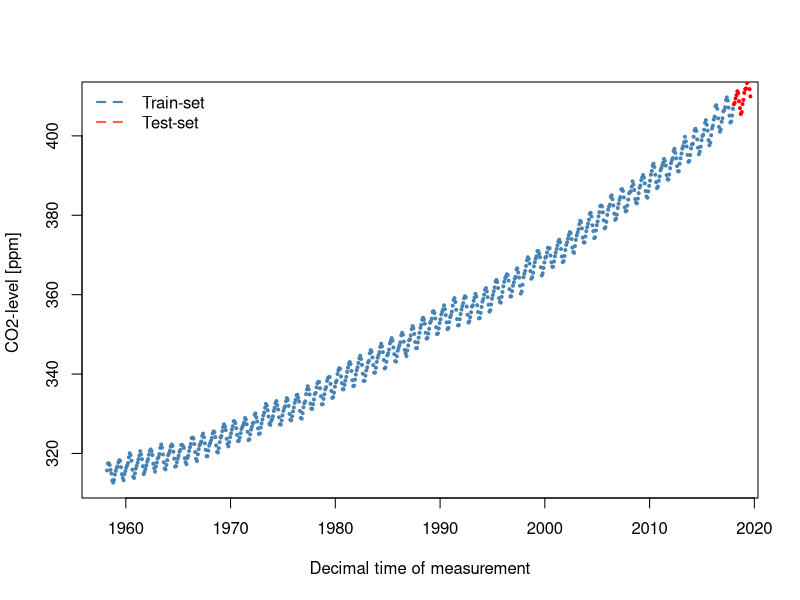
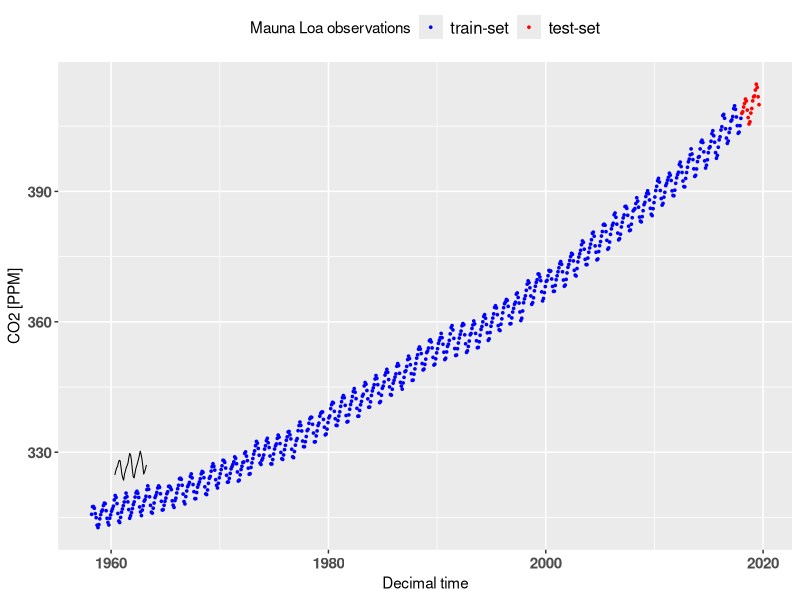
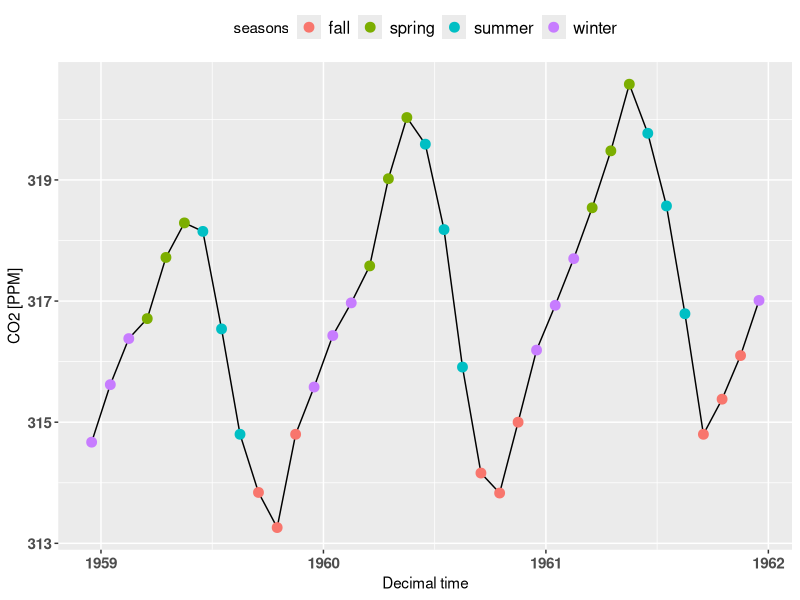
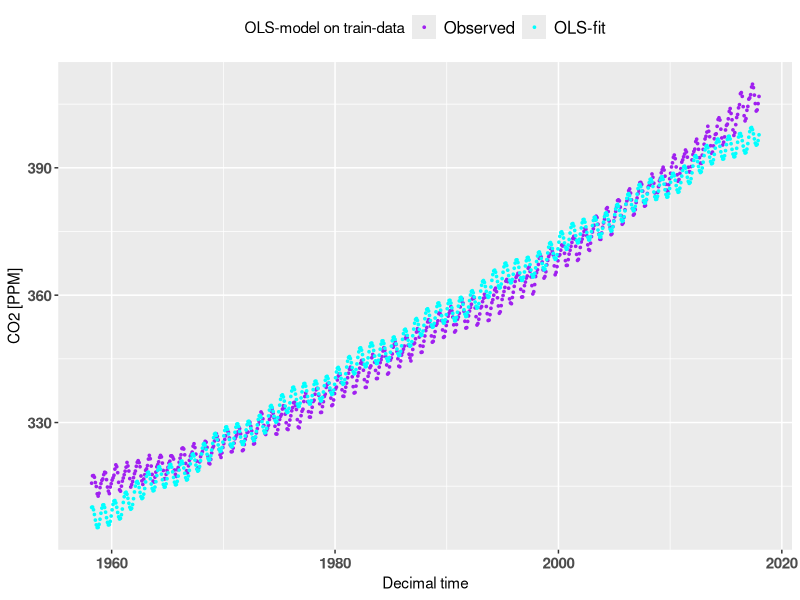
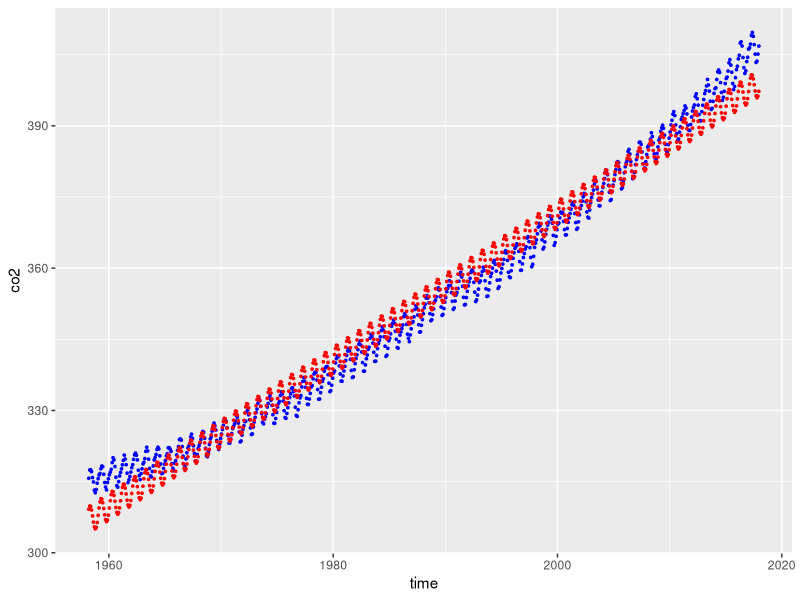
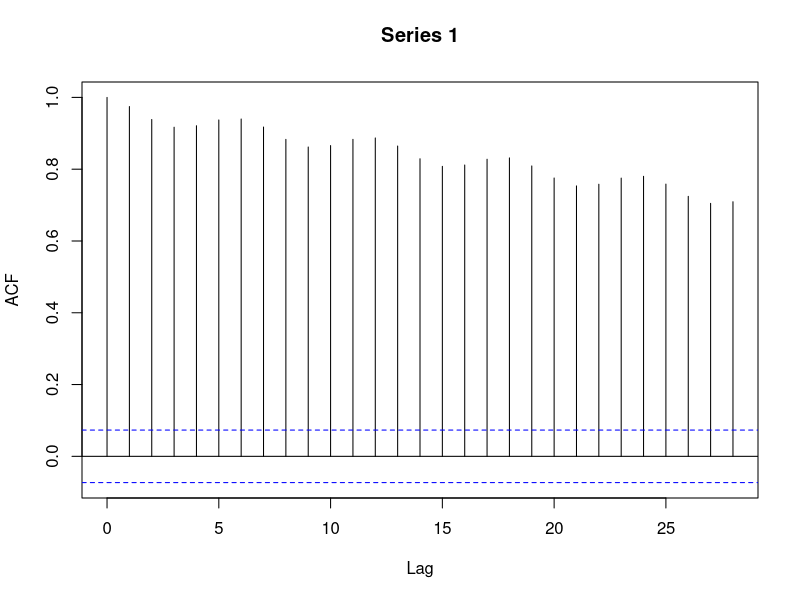
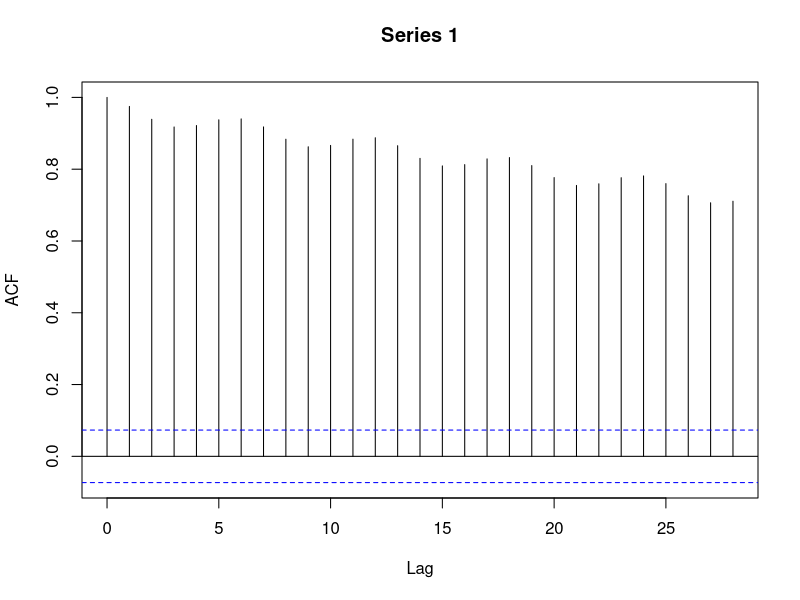
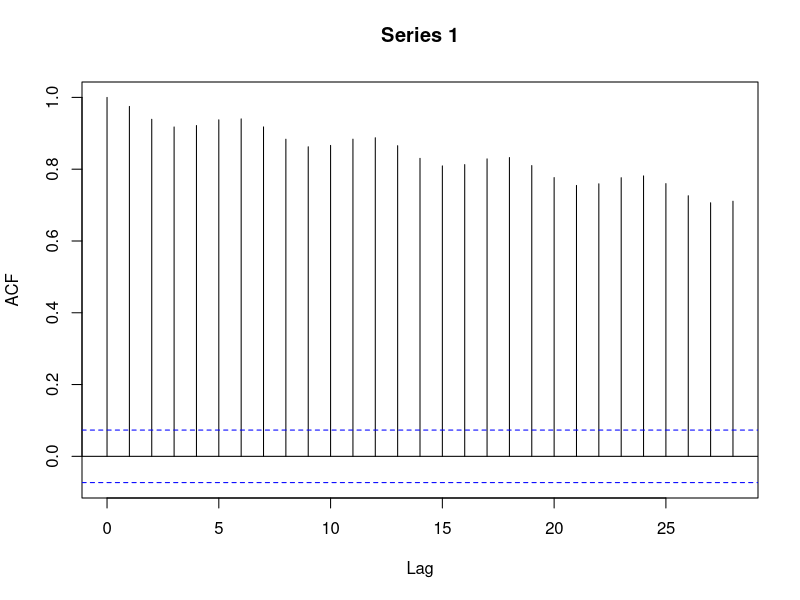

Reproduce these figures in R, in order.
#data-prep
data = read.table("A1_co2.txt",sep=" ",head=TRUE)
N_obs_te = 20
N_obs_tr = nrow(data) - N_obs_te #slice-to index for train-set
train <- data[0:N_obs_tr, ] #collect train dataframe
test <- data[(nrow(data)-19):(nrow(data)), ] #collect test dataframe. stupid non-zero-indexed slicing

#exercise 1: plot
plot(train$co2 ~train$time,col="steelblue",pch=20,cex=0.6,xlab="Decimal time of measurement",ylab="CO2-level [ppm] ") #makes plot-object and adds points
points(test$co2 ~test$time,col="red",pch=20,cex=0.6) #adds points onto existing plot-object
legend("topleft",c("Train-set","Test-set"),col=c("steelblue","tomato"),lty=2,bty='n',lwd=2)

library(tidyverse)
#redo exc 1 plot. Need to figure out how to add two data-sources
theme_update(legend.position='top') 

ggplot() + 
  geom_point(data=train,mapping=aes(color="train-set",x=time, y=co2),size=0.6,shape=19) + 
  geom_point(data=test,mapping=aes(color="test-set",x=time, y=co2),size=0.6,shape=19) +
  scale_color_manual(name="Mauna Loa observations", 
                     breaks = c("train-set","test-set"),
                     values=c('train-set'="blue","test-set"="red")) + 
  xlab("Decimal time") + 
  ylab("CO2 [PPM]") + 
  theme(legend.text=element_text(size=12)) + 
  theme(axis.text = element_text(face="bold",size=11))

  


three_year_sample = data[11:47-1, ]
lines(three_year_sample$co2~three_year_sample$time)
seasons = c("winter","spring","summer","fall") #make for seasons
seasons = rep(seasons,each=3)
seasons = rep(seasons,times=c(3))
seasons = c(seasons,"winter")
#seasons = cbind(seasons,c(1))
print(seasons)
print(nrow(three_year_sample))
print(length(seasons))
seasonal_coded = cbind(three_year_sample,seasons) #cat season class
#still has todo
ggplot(data=three_year_sample) + 
  geom_line(mapping=aes(x=time, y=co2),linestyle="dashed") + 
  geom_point(mapping=aes(x=time, y=co2,color=seasons),size=3,shape=19) + 
  xlab("Decimal time") + 
  ylab("CO2 [PPM]") + 
  theme(legend.text=element_text(size=12)) + 
  theme(axis.text = element_text(face="bold",size=11))
#we notice a underlying seasonal trend within the range of a year and an underlying systematic increase, possibly linear. Plotting a period of two three years, we notice that CO2-levels tend to rise after the middle of fall-periods and decrease after the end of spring. Thus, there seems to be a systematic oscillation with period 1 year. Thus, we expect to need some sort of seasonal model with an underlying added monthly term of increase

#Question 1.2. We construct a new X-matrix based on the model-formulation
p = 1 #period of oscillation. I dont understand if this is a fit-parameter or we are supposed to "guess" it beforehand
omega = 2*pi/p
#create Vandermond
X = cbind(1,train$time,sin(omega*train$time),cos(omega*train$time)) #should probably be transpose
X_FULL = cbind(1,data$time,sin(omega*data$time),cos(omega*data$time))
X_TEST = cbind(1,test$time,sin(omega*test$time),cos(omega*test$time))
#solve OLS problem
X = cbind(1,train$time,sin(omega*train$time),cos(omega*train$time)) #construct design matrix
(OLS <- solve(t(X)%*%X)%*%t(X)%*%train$co2) #solve for OLS-estimate of theta
pred_vals = OLS[1]+OLS[2]*train$time+OLS[3]*sin(omega*train$time)+OLS[4]*cos(train$time)
#plot fitted values together with the data
ggplot(data=train) + 
  geom_point(mapping=aes(color="Observed",x=time, y=co2),size=0.6,shape=19) + 
  geom_point(mapping=aes(color="OLS-fit",x=time, y=pred_vals),size=0.6,shape=19) + 
  scale_color_manual(name="OLS-model on train-data", 
                     breaks = c("Observed","OLS-fit"),
                     values=c('Observed'="purple","OLS-fit"="cyan")) + 
  xlab("Decimal time") + 
  ylab("CO2 [PPM]") + 
  theme(legend.text=element_text(size=12)) + 
  theme(axis.text = element_text(face="bold",size=11))

#make OLS with lm to also get estimates of uncertainty of parameters
OLS_mlf = lm(train$co2 ~ train$time + sin(omega*train$time)+cos(omega*train$time))
summary(OLS_mlf)
confint(OLS_mlf,level=0.9) #gives CI for parameters. Hereby found 

y_pred = fitted(OLS_mlf)#extract fitted values as vector
ggplot(data=train) + geom_point(mapping=aes(x=time, y=co2),size=0.6,shape=19,color="blue") + geom_point(mapping=aes(x=time, y=y_pred),size=0.6,shape=19,color="red")# want: connect scatter-points and change axis labels
#still same - luckily 

#question 1.4: relaxation algorithm
construct_matrix <- function(N,rho){
  #Constructs square covariance matrix of form given in assignment. Every element is filled with 1,rho,rho^2,rho^3...rho^N
  holder_mat <- matrix(1,nrow=N,ncol=N)
  for (i in 1:N) {
    for (j in 1:N) {
      holder_mat[i,j] <- rho^(abs(j-i))
    }
  }
  holder_mat #implicit return of function
}

relaxation_algorithm <- function(X,y,num_iter,used_lag){
  N = length(y)
  Sigmay = diag(N)
  for (i in 1:num_iter){
    param_est = solve(t(X)%*%solve(Sigmay)%*%X)%*%(t(X)%*%solve(Sigmay)%*%y)
    #error is a constant term. Therefore we need no further advanced estimate of var/covar-structure <- yes we do, we need the sammenhæng between rho and variance/covariance
    err_t <- y - X%*%param_est #get residuals 
    #get lag 1 autocorrelation between residuals
    rho_est = acf(err_t)$acf[used_lag]
    print(c("rho_est: ",rho_est))
    Sigmay = construct_matrix(N,rho_est)
  }
  #uncertainty calculation - get variance of estimator
  #sigma_hat = t((y-X%*%param_est))%*%solve(Sigmay)%*%(y-X%*%param_est)/(N-length(param_est))
  #V_est = sigma_hat*solve(t(X)%*%solve(Sigmay)%*%X)
  #print(V_est)
  output = list(param_est,Sigmay,err_t) #implicit return
  output
}

auto_correlation_function <- function(vals,k){
  #calculates the k-lag autocorrelation function (ACF) manually 
  #probably a bit overkill, use ACF instead 
  holder_mat = matrix(1,nrow=length(vals),ncol=length(vals))
  dims = length(vals)
  t = k+1
  for (i in 1:dims){
    for (j in 1:dims){
      #holder_mat[i,j] = 
        #https://blog.quantinsti.com/autocorrelation-autocovariance/
    }
  }
}

out_list = relaxation_algorithm(X,train$co2,5,2) #3 seems to give best increase of performance in SSE compared to OLS
params_WLS = out_list[1][[1]]
Sigmay = out_list[2][[1]]
Sigmay_inv = solve(Sigmay)
t_err = out_list[3][[1]]

print(params_WLS)
#TODO need find uncertainty 
#using unbiased estimator of variance
sigma_hat_sq = (t(t_err)%*%Sigmay_inv%*%t_err)/(length(train$co2)-length(params_WLS))
v_hat = sigma_hat_sq[1]*solve(t(X)%*%Sigmay_inv%*%X) #probably diag is variance 

#construct model predictions for trainset and test-set 
WLS_preds = X_FULL%*%params_WLS
OLS_preds = X_FULL%*%OLS
ggplot(data=data) +
  geom_point(mapping=aes(x=time,y=co2),size=0.6,shape=19,color="blue") + 
  geom_point(mapping=aes(x=X_FULL[,2],y=WLS_preds),size=0.6,shape=19,color="green") + 
  geom_point(mapping=aes(x=X_FULL[,2], y=OLS_preds),size=0.6,shape=19,color="red") 

res_OLS = sum((data$co2-OLS_preds)^2)
res_WLS = sum((data$co2-WLS_preds)^2)
print(c("SSE OLS: ",res_OLS,"SSE WLS: ",res_WLS,"diff: ",res_OLS-res_WLS))
#generate train and test error: 
train_err_OLS = sum((train$co2-X%*%OLS)^2)
train_err_WLS = sum((train$co2-X%*%params_WLS)^2)
test_err_OLS = sum((test$co2-X_TEST%*%OLS)^2)
test_err_WLS = sum((test$co2-X_TEST%*%params_WLS)^2)
print(c("||| Train errors: ||| OLS: ",train_err_OLS," WLS: ",train_err_WLS))
print(c("||| Test errors: ||| OLS: ",test_err_OLS," WLS: ",test_err_WLS))

#thought: what happens if you do all of this instead on decimal time on numerated time-steps? 
# t_train = seq(1,length(train$time))
# t_test = seq(length(train$time)+1,length(data$time))
# t_full = seq(1,length(data$time))
# 
# #Trend model. Now p=12, as it needs to be relative to stepsize j 
# 
# construct_L = function(p,j){
#   #Function handle for constructing L analogous to Madsen eq. (3.86). Need update to include time-term, bad notation in book.
#   L = diag(3)*cos(2*pi/p)
#   L[1,1] = L[1,1]/cos(2*pi/p)
#   L[3,2] = -sin(2*pi/p)
#   L[2,3] = sin(2*pi/p)
#   L #implicit returnation
# }
# p = 12 
# t_train = seq(1,length(train$time))
# t_test = seq(1,length(test$time))
# t_full = seq(1,length(data$time))
# F0 = c(1,0,1)
# L = construct_L(p)
# 
# generate_f_vector <- function(L,f0,n){
#   holder_mat = matrix(0,nrow=3,ncol=n)
#   holder_mat[,1] = f0
#   for (i in 2:n){
#     res = L%*%f0
#     holder_mat[,i] = res
#     f0 = res
#     }
#   holder_mat #works but calculate F1 and F2 theoretical and check. Remember to use it reversed
# }
# 
# generate_sigma_matrix <- function(lambda,n){
#   #not usefull, as matrix becomes computationally singular
#   holder_mat = diag(n)
#   for (i in 1:n){
#     holder_mat[i,i] = 1/lambda^(n-i)
#   }
#   holder_mat #works but calculate F1 and F2 theoretical and check. Remember to use it reversed
# }
# 
# generate_lambda_vector <- function(lambdaV,n){
#   lambda = rep(1,n)
#   #should be filled using some sort of apply function but i dont have time
#   #thus stupid slow fill procedure
#   for (i in 1:n){
#     lambda[i] = 1/(lambdaV^(n-i))
#   }
#   lambda
# }
# 
# #check fn[,2], fn[,3] with maple: gives correct 
# F_mat = t(generate_f_vector(L,F0,length(t_train))) #f(j)
# #need reverse of F_mat: 
# X_lt = F_mat[nrow(F_mat):1,] #generate local trend design matrix
# lambda = 0.9
# Sigmay_lt = generate_sigma_matrix(lambda,length(t_train)) #is computationally singular. Use computing formula (3.100) instead
# #FN = t(X_lt)%*%solve(Sigmay_lt)%*%X_Lt #numerically unstable. Computational procedure instead
# #calculate sum by hand (could also be done more intelligently)
# seqsum = 0
# lambda_vec = generate_lambda_vector(lambda,length(t_train))
# 
# get_FN <- function(lambdaV,X_lt,N){
#   #takes X_lt as F which is in same format as book
#   #Function to produce FN = (t(XN)%*%XN)3.100)
#   seqsum = matrix(0,nrow=3,ncol=3)
#   for (j in 0:(N-1)){ #error subscript out of bounds at some point
#     prod = (lambdaV^j)*(X_lt[N-j, ]%*%t(X_lt[N-j, ]))
#     seqsum = seqsum + prod
#     if(j<2){
#       print(prod)
#       print(j)
#     }
#   }
#   seqsum
# }
# get_HN <- function(lambdaV,X_lt,Y,N){
#   seqsum = 0
#   for (j in 0:(N-1)){ #error subscript out of bounds at some point
#     prod = (lambdaV^j)*(X_lt[N-j, ])*Y[N-j]
#     seqsum = seqsum + prod
#     if(j<2){
#       print(prod)
#       print(j)
#     }
#   }
#   seqsum
# }
# 
# get_local_trend_params <- function(FN,HN){
#   theta_est = solve(FN)%*%HN
#   theta_est
# }
# 
# FN = get_FN(lambda,X_lt,length(t_train))
# HN = get_HN(lambda,X_lt,train$co2,length(t_train))
# params_lt_N = get_local_trend_params(FN,HN)
# 
# run_local_trend_model <- function(x,y,lambda,F0,transciency_period){
#   #Run iterative local trend model for inputs. 
#     #Args: 
#       #x: time-value 
#       #y: measured y-vals. In i'th step of algorithm, y[i] is first used at the end for updating params, but is included in error calculation. Should probably not be, as we simulate "not knowing" the point
#       #lambda: forgetting-factor 
#       #F0: initial value
#       #transciency-period: the first number of p observations used for generating initial parameter estimates
#       #L: the L-matrix which governs updating the design-matrix to N points
#     #Returns: 
#       #out_list: a list containing
#         #[1][[1]]: vector of next-in-series predictions
#         #[2][[1]]: unbiased estimator of variance of next-in-series-predictions
#   L_inv = solve(L)
#   F_mat = t(generate_f_vector(L,F0,(transciency_period))) #f(j)
#   #need reverse of F_mat: 
#   X_lt = F_mat[nrow(F_mat):1,] #generate local trend design matrix
#   #use the first 10 points as "transient": i guess means use for first estimate
#   FN = get_FN(lambda,X_lt,transciency_period)
#   HN = get_HN(lambda,X_lt,y,transciency_period)
#   print("GENERATED MATRICES SUCCESSFULLY. HN; FN")
#   print(FN)
#   print(HN)
#   params_tra = get_local_trend_params(FN,HN)
#   tval <- transciency_period+1
#   print(c("TVAL IS: ", tval))
#   for (i in tval:length(x)){#should be dynamic but does not work
#     #estimate 
#     print(c("Estimating point: ",i))
#     #updating f(j) -> f(l)
#     F_mat = rbind(F_mat,t(L%*%F_mat[dim(F_mat)[1], ])) #F_mat is f(0)...f(N), so first row is 1,0,1
#     X_lt = F_mat[nrow(F_mat):1,] #generate local trend design matrix
#     
#     if (i<12) { #get all values for data 1:11 and establish vectors to hold data
#       print("Went into first loop")
#       step = 1
#       print(dim(X_lt))
#       preds = F_mat[1:(i-1), ] %*% params_tra
#       pred_p1 = F_mat[i, ] %*% params_tra
#       print("got to here")
#       preds_v = c(pred_p1)
#       err_t = y[1:(i-1)]-preds
#       sigma_sq_est = sum(err_t^2)/(i-length(params_tra))
#       sigma_sq_est_v = c(sigma_sq_est)
#       pred_err_pi = y[i] - pred_p1
#       pred_err_pi_v = c(pred_err_pi)
#     }
#     else{ #update for 1:11+i (ie 1:N+1)
#       print("WENT INTO SECOND LOOP")
#       #step = step + 1 
#       print("Here 1")
#       #print(dim(X_lt))
#       pred_p1 = F_mat[i, ]%*% params_step_i
#       print("Here 2")
#       preds_N = F_mat[1:(i-1), ] %*% params_step_i
#       preds_v = c(preds_v,pred_p1)
#       err_t = y[1:(i-1)]-preds_N
#       sigma_sq_est = sum(err_t^2)/(i-length(params_step_i))
#       sigma_sq_est_v = c(sigma_sq_est_v,sigma_sq_est)
#       pred_err_pi = y[i]-pred_p1
#       pred_err_pi_v = c(pred_err_pi_v,pred_err_pi)
#     }
#     if(i<=length(x)){ #FOR UPDATING MATRICES WHEN Y(N+1) IS AVAILABLE (ie after preds)
#       #New values will be used for params in next iteration. 
#       print("WENT INTO MATRIX-UPDATE-LOOP")
#       print("UPDATING FN")
#       FN = FN+F_mat[(i-1), ]%*%t(F_mat[(i-1), ]) #f(-N) is always going to be equal to non reversed matrix F(i)
#       #Update HN
#       print("UPDATING HN")
#       HN = (L_inv%*%HN)+F_mat[1, ]*y[i]
#       print("UPDATING PARAMS")
#       params_step_i = get_local_trend_params(FN,HN)
#     }  
#     
#     print(c("Predicted value: ",pred_p1," True value: ",y[i]))
#   }
#   out_list = list(preds_v,sigma_sq_est_v)
#   out_list #implicit return
# }  
# #Q1.2 "filter the data with the chosen model. I understand it as: build model, estimate params from full sequence ("filter") and make predictions for sequence
# params_lt = solve(FN)%*%HN 
# 
# #change of understanding: i think we should run algo iteratively and predict all points as this is basically the model 
# out_list = run_local_trend_model(t_train,train$co2,lambda,c(1,0,1),10,L)
# model_preds = out_list[1][[1]]
# model_vars = out_list[2][[1]]
# transient_values = train$co2[1:10]
# model_preds = c(transient_values,model_preds)
# 
# filter_historic_preds = X_lt%*%params_lt
# ggplot(data=train) +
#   geom_point(mapping=aes(x=time,y=co2),size=0.6,shape=19,color="blue") + 
#   geom_point(mapping=aes(x=time,y=model_preds),size=0.6,shape=19,color="green") +  #MUST BE WRONG
#   geom_point(mapping=aes(x=time,y=WLS_preds[1:718]),size=0.4,shape=19,color="red")
#   
# 
# 

